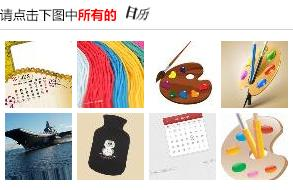
#> input picture projects/spider_projects/12306/tmp.jpg, 293 x 190 px
$ python -i image_verify.py   (imports and definitions only)
#> lines starting #> are read from the running program, lines starting #| are printed output that depends on the picture; after the words box and inside, x2 and y2 are one past the last pixel; in counts of white or black regions, pixels touching at a corner belong together
#> further down, picture is the input picture: PIL image 293x190 RGB; mean R, G, B 210.8, 200.5, 190
#!-*-coding:utf-8-*-
# !@Date: 2018/12/26 23:11
# !@Author: Liu Rui
# !@github: bigfoolliu


from PIL import Image
from PIL import ImageFilter
import urllib
import requests
import re
import json

# hack CERTIFICATE_VERIFY_FAILED
# https://github.com/mtschirs/quizduellapi/issues/2
import ssl
if hasattr(ssl, '_create_unverified_context'):
    ssl._create_default_https_context = ssl._create_unverified_context


UA = "Mozilla/5.0 (Macintosh; Intel Mac OS X 10_10_2) AppleWebKit/537.36 (KHTML, like Gecko) Chrome/41.0.2272.89 Safari/537.36"

pic_url = "https://kyfw.12306.cn/otn/passcodeNew/getPassCodeNew?module=login&rand=sjrand&0.21191171556711197"


# [68 lines left out: functions get_img, get_sub_img, baidu_image_upload, baidu_stu_lookup, baidu_stu_html_extract, not called in this run]


def ocr_question_extract(im):
    # git@github.com:madmaze/pytesseract.git
    global pytesseract
    try:
        import pytesseract
        tesseract_cmd = r'D:\software\chuanzhi\Tesseract-OCR\tesseract'
    except:
        print("[ERROR] pytesseract not installed")
        return
    im = im.crop((127, 3, 260, 22))
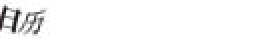
#> im: PIL image 133x19 RGB (shown 2 times larger); mean R, G, B 246.6, 246.5, 246.5
    im = pre_ocr_processing(im)
    # im.show()
    return pytesseract.image_to_string(im, lang='chi_sim').strip()


def pre_ocr_processing(im):
    im = im.convert("RGB")
    width, height = im.size
#> width = 133; height = 19

    white = im.filter(ImageFilter.BLUR).filter(ImageFilter.MaxFilter(23))
#> white: PIL image 133x19 RGB; every value is 255
    grey = im.convert('L')
    impix = im.load()
    whitepix = white.load()
    greypix = grey.load()

    for y in range(height):
        for x in range(width):
            greypix[x,y] = min(255, max(255 + impix[x,y][0] - whitepix[x,y][0],
                                        255 + impix[x,y][1] - whitepix[x,y][1],
                                        255 + impix[x,y][2] - whitepix[x,y][2]))

    new_im = grey.copy()
    binarize(new_im, 150)
    return new_im


def binarize(im, thresh=120):
#> called with thresh = 150
    assert 0 < thresh < 255
    assert im.mode == 'L'
    w, h = im.size
#> w = 133; h = 19
    for y in range(0, h):
        for x in range(0, w):
            if im.getpixel((x,y)) < thresh:
                im.putpixel((x,y), 0)
            else:
                im.putpixel((x,y), 255)
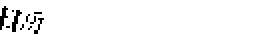
#> im: PIL image 133x19 L (shown 2 times larger); 96.8% white; black in thin lines or dots, all inside (x1, y1, x2, y2) = (0, 3, 22, 17)


# [13 lines not run here, left out]

>>> from PIL import Image
>>> picture = Image.open('tmp.jpg')
#> (the run stopped early here; a loop or call above may not have finished)
